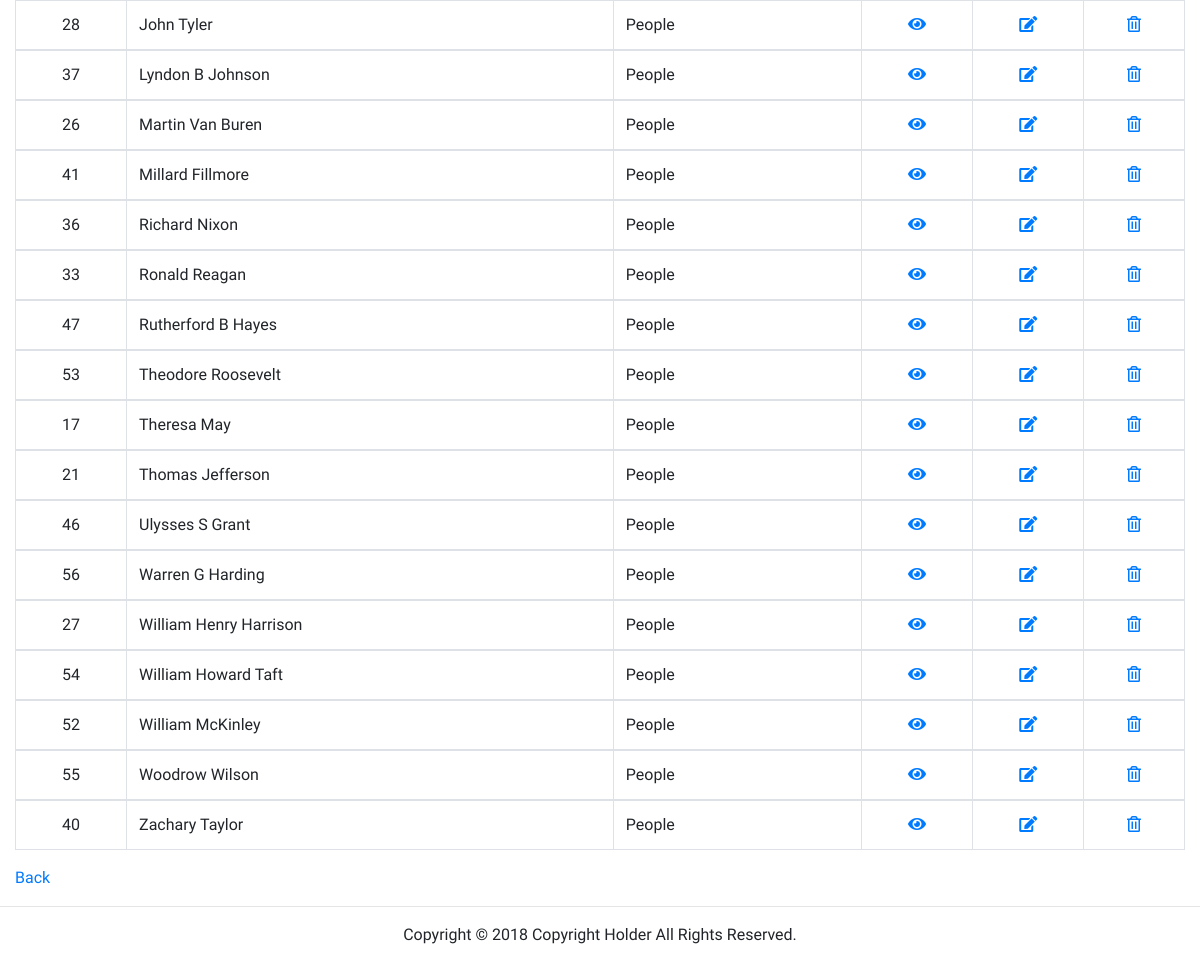
/crud/index.php (lower part), run on an earlier commit of the app's database.
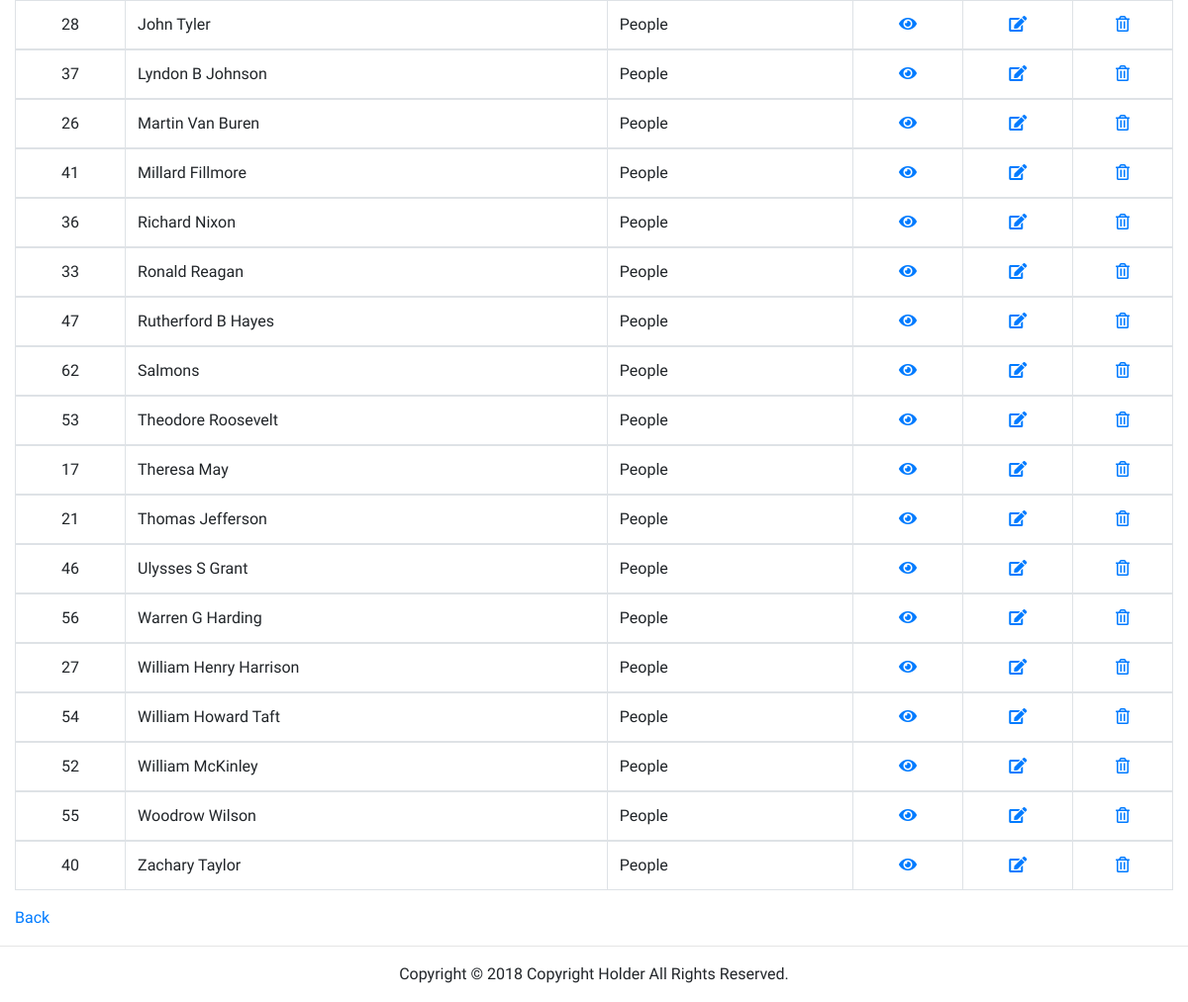
And on a later commit of the database.
### tables this page shows
CREATE TABLE `items` (
  `item_id` int(11) NOT NULL COMMENT 'ID of the Item',
  `item_name` varchar(50) DEFAULT NULL COMMENT 'Name of the Item',
  `item_type` varchar(50) DEFAULT NULL COMMENT 'Type of the Item',
  `item_image` varchar(50) DEFAULT NULL COMMENT 'Item Image Path',
  `item_active` tinyint(1) NOT NULL DEFAULT '1' COMMENT 'Wether the item is active or not.',
  `item_notes` text COMMENT 'Item Notes',
  `item_price` float DEFAULT NULL COMMENT 'Item Price',
  `item_schema` int(11) DEFAULT NULL COMMENT 'Item field schema',
  `item_f1` varchar(255) DEFAULT NULL COMMENT 'Field 1',
  `item_f2` varchar(255) DEFAULT NULL COMMENT 'Field 2',
  `item_f3` varchar(255) DEFAULT NULL COMMENT 'Field 3'
);

CREATE TABLE `types` (
  `type_id` int(11) NOT NULL COMMENT 'The ID of the Type',
  `type_name` varchar(50) NOT NULL COMMENT 'The Name of the Type'
);

### crud/index.php (the view, shortened to what this page needs)
<?php include_once '../partials/_header.php' ?>
  <div id='bodyContainer' class='fluid-container'>
    <br>
    <div class='col-md-12'>
            <br>
            <?php
            $activesql = "SELECT * FROM items INNER JOIN types ON items.item_type=types.type_id ORDER BY item_type, item_name ASC";
            if ($result = mysqli_query($link, $activesql)) {
                if (mysqli_num_rows($result) > 0) {
                    ?>
            <table id='resultTable' class='table table-bordered'>
              <?php
                  while ($row = mysqli_fetch_array($result)) {
                    $itemID = $row['item_id'];
                    $itemName = $row['item_name'];
                    $itemType = $row['type_name'];
                      echo "<tbody>";
                        echo "<tr>";
                          echo "<td class='text-center'>" . $itemID . "</td>";
                          echo "<td>" . $itemName . "</td>";
                          echo "<td>" . $itemType . "</td>";
                          echo "<td class='text-center'><a href='view.php?id=" . $itemID . "' class='view_btn'><i class='fas fa-eye'></i></a></td>";
                          echo "<td class='text-center'><a href='index.php?edit=" . $itemID . "' class='edit_btn'><i class='fas fa-edit'></i></a></td>";
                          echo "<td class='text-center'><a href='server.php?del=" . $itemID . "' class='del_btn'><i class='far fa-trash-alt'></i></a></td>";
                        echo "</tr>";
                      echo "</tbody>";
                  }
                    echo "</table>";
                } else {
                    echo "<p class='alert alert-info'>No items were found.</p>";
                }
            } else {
                SQLError($link);
            } ?>
            <p><a href='../index.php'>Back</a></p>
          </div>
    </div>
    <?php include '../partials/_footer.php'; ?>

What changed in the data, as far as the page shows it:
added items: item_id "62", item_name "Salmons", types.type_name "People"
